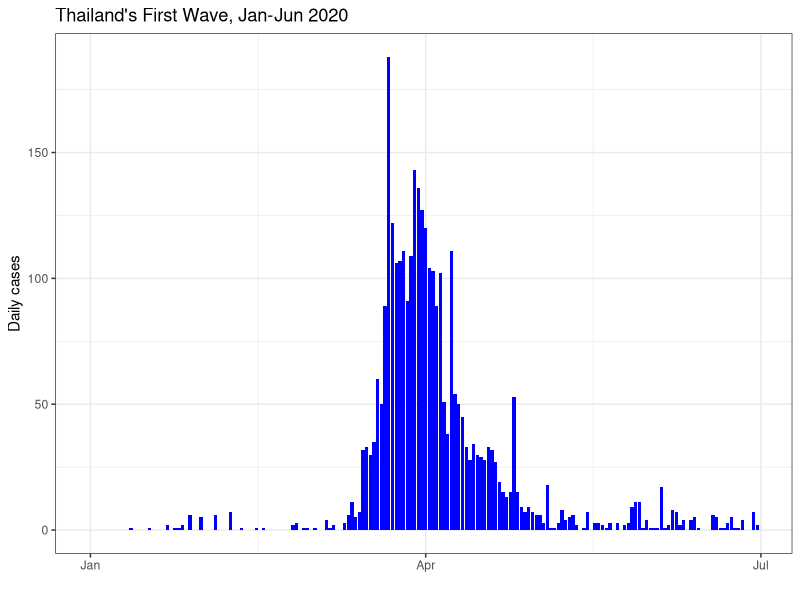
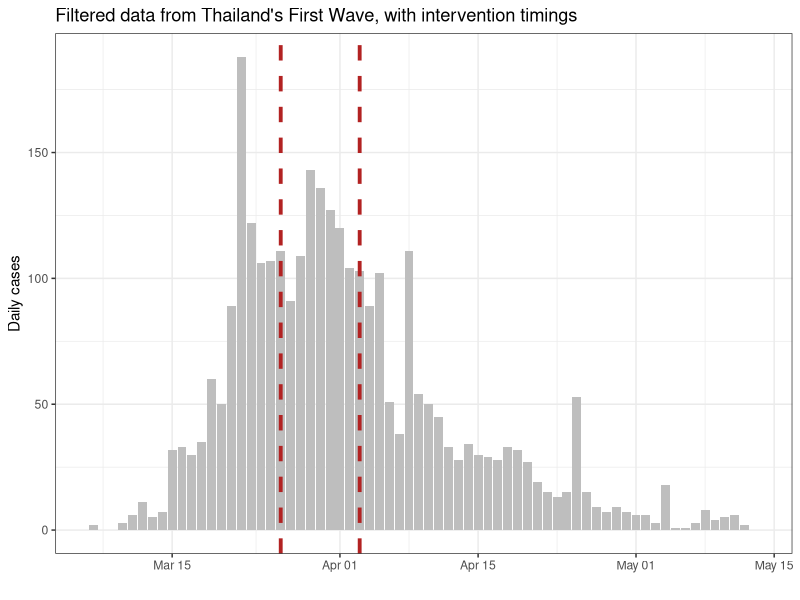
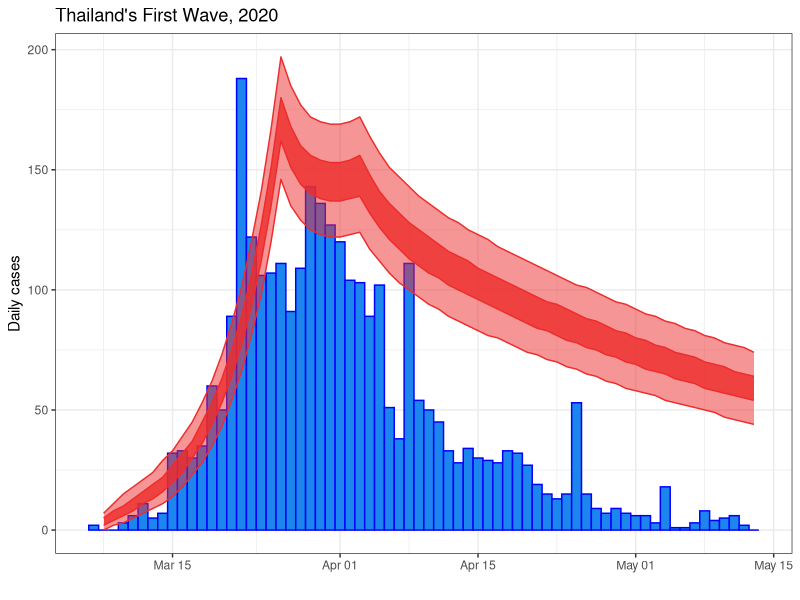
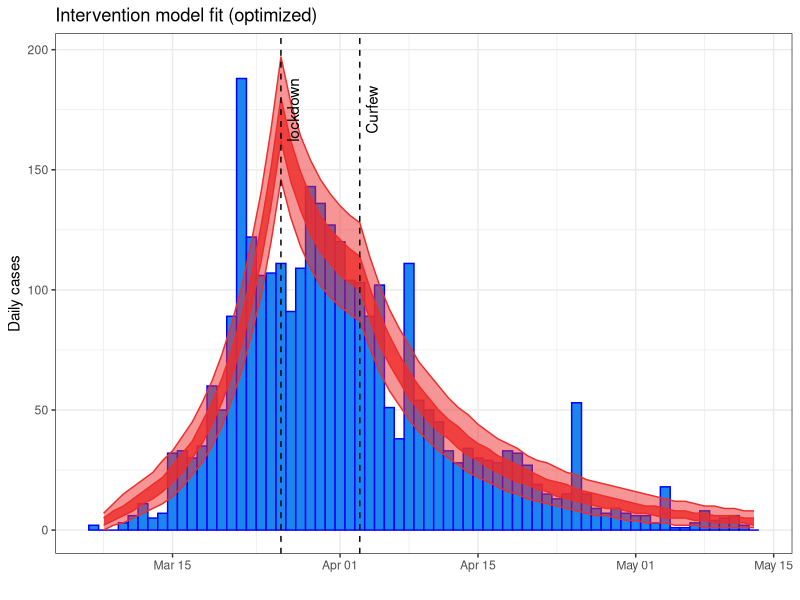

R code for these plots, in order:
## ---- chunk 1
knitr::opts_chunk$set(
    fig.align = "center"
)
## ---- chunk 2
library(dplyr)
library(deSolve)
library(ggplot2)
## ---- chunk 3
first_wave <- read.csv("first_wave_TH.csv", colClasses = c("Date", "numeric", "numeric"))
first_wave$Date <- as.Date(first_wave$Date, format = "%Y-%m-%d")

ggplot(first_wave, aes(x = Date, y = Cases)) +
    geom_col(fill = "blue") +
    ylab("Daily cases") +
    xlab("") +
    ggtitle("Thailand's First Wave, Jan-Jun 2020") +
    theme_bw() 
## ---- chunk 4
fitting_start_date <- as.Date("2020-03-07") # start of fitting window
emergency_start_date <- as.Date("2020-03-26") # Start of Emergency declaration
curfew_start_date <- as.Date("2020-04-03") # Start of Curfew
fitting_end_date <- as.Date("2020-05-13") # end of fitting window
## ---- chunk 5
outbreak <- first_wave %>%
    filter(Date >= fitting_start_date, Date <= fitting_end_date)

# Visual check of the filtered outbreak data and intervention times
ggplot(outbreak, aes(x = Date, y = Cases)) +
    geom_col(fill = "gray") +
    ylab("Daily cases") +
    xlab("") +
    ggtitle("Filtered data from Thailand's First Wave, with intervention timings") +
    theme_bw() +
    geom_vline(xintercept = emergency_start_date, colour='firebrick', 
               linetype='dashed', size=1.3) +
    geom_vline(xintercept = curfew_start_date, colour='firebrick', 
               linetype='dashed', size=1.3)
## ---- chunk 6
parameters <- c(
    R0 = 3.970588, # from the NM fitting session
    latent_period = 5, # Rounded from Trauer, J.M., Lydeamore, M.J., Dalton, G.W. et al. Understanding how Victoria, Australia gained control of its second COVID-19 wave. Nat Commun 12, 6266 (2021). https://doi.org/10.1038/s41467-021-26558-4
    infectious_period = 6, # Rounded from Trauer et al
    emergency_efficacy = 0.70, # guess, assuming Reff = (1-efficacy) * R0
    curfew_efficacy = 0.80 # guess
)
## ---- chunk 7
# Initial conditions
Total_population <- 6.6e7 # Roughly population of Thailand
Initial_exposed <- 0 # Simplifying assumption
Initial_infectious <- 30.356868 # from the NM fitting session
Initial_recovered <- 0 # simplifying assumption
Initial_susceptible <- Total_population - Initial_exposed - Initial_infectious - Initial_recovered


# State variables
state <- c(
    Susceptible = Initial_susceptible,
    Exposed = Initial_exposed,
    Infectious = Initial_infectious,
    Recovered = Initial_recovered
)

# Time window
times <- seq(fitting_start_date, fitting_end_date, by = 1)
## ---- chunk 8
COVID.intervention <- function(t, state, parameters) {
    with(as.list(c(state, parameters)), {

        # Calculate the total population size
        Total_population <- Susceptible + Exposed + Infectious + Recovered

        # Calculate intervention efficacy
        if (t < as.numeric(emergency_start_date - fitting_start_date)) {
            intervention_efficacy <- 0
        } else if (t >= as.numeric(emergency_start_date - fitting_start_date) &&
            t < as.numeric(curfew_start_date - fitting_start_date)) {
            intervention_efficacy <- emergency_efficacy
        } else {
            intervention_efficacy <- curfew_efficacy
        }


        # Calculate the effective reproduction number in the presence of interventions
        Reff <- (1 - intervention_efficacy) * R0 # assuming everyone starts susceptible

        # Calculate the average force of infection imposed on each susceptible individual
        force_of_infection <- Reff * Infectious / (Total_population * infectious_period)

        # Calculate the net (instantaneous) change in each state variable
        Susceptible_change <- -force_of_infection * Susceptible
        Exposed_change <- force_of_infection * Susceptible - Exposed / latent_period
        Infectious_change <- Exposed / latent_period - Infectious / infectious_period
        Recovered_change <- Infectious / infectious_period

        # Return net changes as list
        return(list(
            c(
                Susceptible_change,
                Exposed_change,
                Infectious_change,
                Recovered_change
            )
        ))
    })
}
## ---- chunk 9
# Wrapper function to solve model and tidy up output
solve.intervention.model <- function(y_ = state,
                                     times_ = times,
                                     func. = COVID.intervention,
                                     parms_ = parameters) {
    out <- ode(
        y = y_,
        times = as.numeric(times_ - times_[1]),
        func = func.,
        parms = parms_
    )


    # Calculate the prevalence, incidence and cumulative incidence (for comparison with data)
    out <- as.data.frame(out) %>%
        mutate(
            Incidence = Exposed / parms_["latent_period"],
            Cumulative_incidence = cumsum(Incidence) + Incidence[1],
            Population = Susceptible + Exposed + Infectious + Recovered,
            Prevalence = (Exposed + Infectious)/Population,
            Date = times_
        )

    return(as.data.frame(out))
}
## ---- chunk 10
# Run the model for out initial set of parameters
out_init <- solve.intervention.model()


# Make sure to add observational uncertainty
out_init <- out_init %>%
    mutate(
        lower50 = qpois(p = 0.25, lambda = Incidence), # 50% confidence interval (i.e., 25 - 75th centiles)
        upper50 = qpois(p = 0.75, lambda = Incidence),
        lower95 = qpois(p = 0.025, lambda = Incidence), # 95% confidence interval (i.e., 2.5 - 97.5th centiles)
        upper95 = qpois(p = 0.975, lambda = Incidence)
    )

# Plot initial estimate
ggplot(outbreak) +
    geom_col(aes(x = Date, y = Cases), width = 1, fill = "dodgerblue2", colour = "blue") +
    geom_ribbon(
        data = out_init[-1, ], aes(x = Date, ymin = lower50, ymax = upper50),
        fill = "firebrick2", colour = "firebrick2", alpha = 0.8
    ) +
    geom_ribbon(
        data = out_init[-1, ], aes(x = Date, ymin = lower95, ymax = upper95),
        fill = "firebrick2", colour = "firebrick2", alpha = 0.5
    ) +
    ylab("Daily cases") +
    xlab("") +
    ggtitle("Thailand's First Wave, 2020") +
    theme_bw()
## ---- chunk 11
logit <- function(x) {
    return(log(x / (1 - x)))
}

# And its inverse
inverse.logit <- function(x) {
    return(exp(x) / (1 + exp(x)))
}
## ---- chunk 12
negative.log.likelihood <- function(transformed_parameters, # assumes logit form of parameters -- per Wednesday arvo session
                                    data = outbreak$Cases[-1],
                                    state_ = state,
                                    times_ = times,
                                    func. = COVID.intervention, # note this is our ode solver
                                    parms_base = parameters) {

    # Back-transform model parameters (inverse logit)
    parms_base[c("emergency_efficacy", "curfew_efficacy")] <-
        inverse.logit(transformed_parameters[c("emergency_efficacy", "curfew_efficacy")])

    # Solve model with updated parameters
    out <- solve.intervention.model(
        state_,
        times_,
        func.,
        parms_base
    )

    return(-sum(dpois(
        x = data,
        lambda = out$Incidence[-1],
        log = TRUE
    ))) # Poisson observation model
}
## ---- chunk 13
init_parameters <- c(logit(parameters[c(
    "emergency_efficacy",
    "curfew_efficacy"
)]))

# Calculate initial negative log-likelihood
negative.log.likelihood(init_parameters)
negative_log_likelihood_initial <- -sum(dpois(
    x = outbreak$Cases[-1],
    lambda = out_init$Incidence[-1], # This is from the previous section!
    log = TRUE
))
negative_log_likelihood_initial
## ---- chunk 14
optim_NM <- optim(
    par = init_parameters,
    fn = negative.log.likelihood,
    method = "Nelder-Mead",
    hessian = TRUE
)

# Check for convergence
optim_NM$convergence # 0 - converged; nonzero - failed

# Back-transform parameters
c(inverse.logit(optim_NM$par[c(
    "emergency_efficacy",
    "curfew_efficacy"
)]))

# Inspect the optimal negative log-likelihood
optim_NM$value
## ---- chunk 15
optimal_parameters <- parameters
optimal_parameters[c(
    "emergency_efficacy",
    "curfew_efficacy"
)] <- inverse.logit(optim_NM$par[c(
    "emergency_efficacy",
    "curfew_efficacy"
)])



# Solve the model given the optimal parameters and initial conditions
optimal_solution <- solve.intervention.model(
    y_ = state,
    times_ = times,
    func. = COVID.intervention,
    parms = optimal_parameters
)


# Calculate the observational confidence intervals
optimal_solution <- optimal_solution %>%
    mutate(
        lower50 = qpois(p = 0.25, lambda = Incidence), # 50% confidence interval (i.e., 25 - 75th centiles)
        upper50 = qpois(p = 0.75, lambda = Incidence),
        lower95 = qpois(p = 0.025, lambda = Incidence), # 95% confidence interval (i.e., 2.5 - 97.5th centiles)
        upper95 = qpois(p = 0.975, lambda = Incidence)
    )

ggplot(outbreak) +
    geom_col(
        aes(x = Date, y = Cases),
        width = 1.0,
        fill = "dodgerblue2",
        colour = "blue"
    ) +
    geom_ribbon(
        data = optimal_solution[-1, ],
        aes(x = Date, ymin = lower50, ymax = upper50),
        fill = "firebrick2", colour = "firebrick2", alpha = 0.8
    ) +
    geom_ribbon(
        data = optimal_solution[-1, ],
        aes(x = Date, ymin = lower95, ymax = upper95),
        fill = "firebrick2", colour = "firebrick2", alpha = 0.5
    ) +
    ylab("Daily cases") +
    xlab("") +
    ggtitle("Intervention model fit (optimized)") +
    geom_vline(
        aes(xintercept = emergency_start_date),
        linetype = "dashed"
    ) +
    geom_vline(
        aes(xintercept = curfew_start_date),
        linetype = "dashed"
    ) +
    annotate(
        geom = "text",
        label = c("lockdown", "Curfew"),
        x = c(emergency_start_date, curfew_start_date),
        y = c(175, 175),
        angle = 90,
        vjust = 1.5
    ) +
    theme_bw()
## ---- chunk 16
covar_matrix <- solve(optim_NM$hessian)
std_errors <- sqrt(diag(covar_matrix))
estimates_transformed <- data.frame(
    estimate = optim_NM$par,
    std_error = std_errors
) %>%
    dplyr::mutate(
        lower95CI = estimate - 1.96 * std_error,
        upper95CI = estimate + 1.96 * std_error
    )
estimates_transformed

# Back-transform estimates and confidence intervals
estimates <- inverse.logit(estimates_transformed[, -2])
estimates
